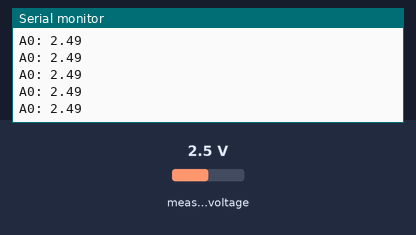
The sketch below on a simulated ESP32. Shown: the last lines printed to the serial monitor. Inputs (shaded band) come from the test bench; at power-on: measured voltage 2.5 V.

Above: at 1.2 s.
1.3 s: measured voltage set to 0.1 V
At 2.0 s:
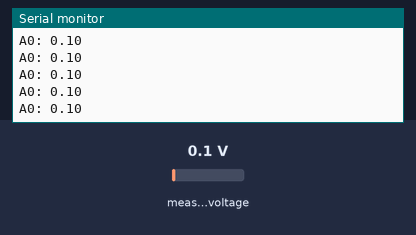
2.8 s: measured voltage set to 1.2 V
At 3.4 s:
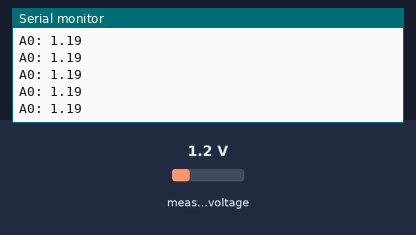
Timing chart, 0 to 5.8 s (numbered marks = the images above; inputs shaded):
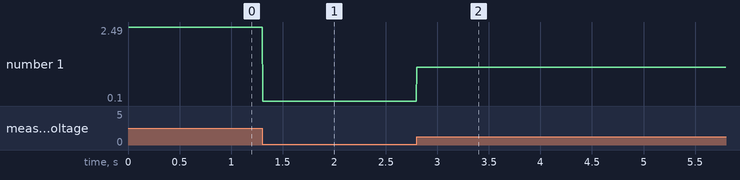

Measured:
- after the input at 1.3 s, the serial monitor: prints a new line at once (image 1)
- after the input at 2.8 s, the serial monitor: prints a new line at once (image 2)
- plotted number 1: 2.49 → 0.1 after the input at 1.3 s, 0.1 → 1.19 after the input at 2.8 s

The sketch:

MCP4725_I2C.ino
```cpp
#include <Wire.h>
#include <Adafruit_ADS1015.h>
#include <Adafruit_MCP4725.h>

Adafruit_ADS1115 ads(0x48);
Adafruit_MCP4725 dac;

double timer;
uint16_t i=0;

void setup(void){
  Serial.begin(230400);
  ads.begin();
  dac.begin(0x62);
  timer = micros();
}

void loop(void) {
  int16_t adc0;

  adc0 = ads.readADC_SingleEnded(0);

  //quadrada(1,0.5);
  triangular(1);

  Serial.print("A0: ");
  Serial.println((adc0*6.114)/32768);

}

void quadrada(float freq, float dutyCicle){
  float periodo = (1/freq)*1000000;

  if (micros()-timer < (periodo*dutyCicle))
    dac.setVoltage((uint16_t)4095,false);
  else if(micros()-timer < periodo)
    dac.setVoltage((uint16_t)0,false);
  else
    timer = micros();
}

void triangular(float freq){
  float periodo = (1/freq)*1000000;

  if (micros()-timer < periodo*0.5){
    if(i<4096)
      i+=64;
    else
      i = 4095;

      dac.setVoltage(i,false);
  }
  else if(micros() - timer < periodo){
    if(i>0)
      i-=64;
    else
      i = 0;

    dac.setVoltage(i,false);
  }
  else{
    i =0;
    timer = micros();
  }
}
```
